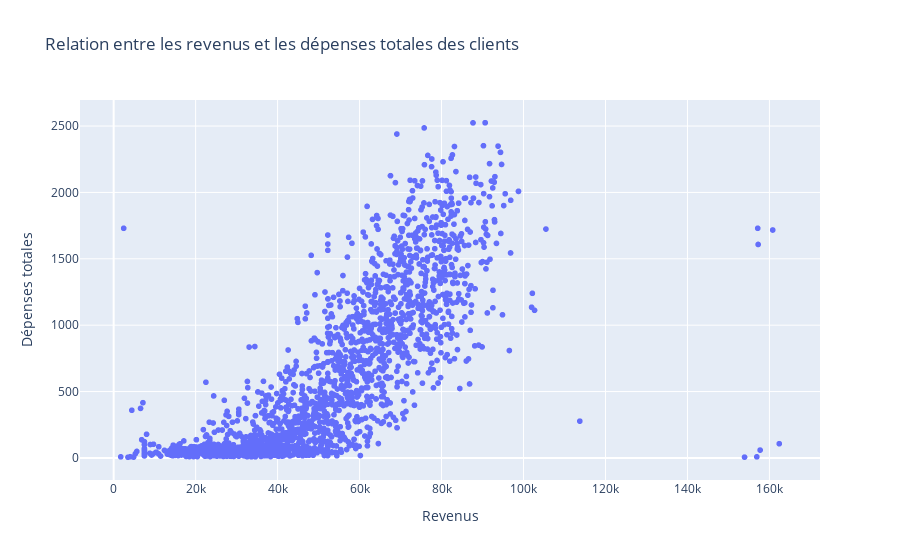

Write notebook code for a chart like this one.
### Markdown cell above
Il est important d'attendre d'avoir des cluster ici et de supp les donéee abérante pour un better scatter plot

### Code cell
import plotly.express as px

# Créer un scatter plot interactif avec Plotly
fig = px.scatter(df, x='Income', y='Total_Expenses', title='Relation entre les revenus et les dépenses totales des clients',
                 labels={'Income': 'Revenus', 'Total_Expenses': 'Dépenses totales'},
                 hover_data=['Education', 'Marital_Status'])

# Afficher le graphique
fig.show()

### Figure 1 — Plotly figure (JSON) as saved in the notebook; plotly's stock layout.template omitted (floating-point values rounded to 4 significant figures; data arrays with more than 128 entries replaced by an {"elided": "..."} marker saying what was removed)
{"data": [{"customdata": {"elided": "2236x2 str values"}, "hovertemplate": "Revenus=%{x}<br>Dépenses totales=%{y}<br>Education=%{customdata[0]}<br>Marital_Status=%{customdata[1]}<extra></extra>", "legendgroup": "", "marker": {"color": "#636efa", "symbol": "circle"}, "mode": "markers", "name": "", "showlegend": false, "type": "scattergl", "x": {"elided": "2236 float values"}, "xaxis": "x", "y": {"elided": "2236 int values"}, "yaxis": "y"}], "layout": {"legend": {"tracegroupgap": 0}, "title": {"text": "Relation entre les revenus et les dépenses totales des clients"}, "xaxis": {"anchor": "y", "domain": [0, 1], "title": {"text": "Revenus"}}, "yaxis": {"anchor": "x", "domain": [0, 1], "title": {"text": "Dépenses totales"}}}}
